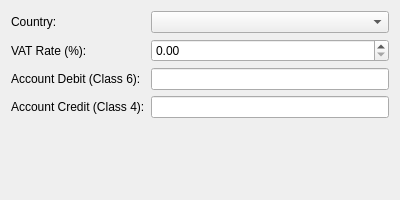
<?xml version="1.0" encoding="UTF-8"?>
<ui version="4.0">
 <class>DialogAddPurchaseAccount</class>
 <widget class="QDialog" name="DialogAddPurchaseAccount">
  <property name="geometry">
   <rect>
    <x>0</x>
    <y>0</y>
    <width>400</width>
    <height>200</height>
   </rect>
  </property>
  <property name="windowTitle">
   <string>Add Purchase Account</string>
  </property>
  <layout class="QVBoxLayout" name="verticalLayout">
   <item>
    <layout class="QFormLayout" name="formLayout">
     <item row="0" column="0">
      <widget class="QLabel" name="labelCountry">
       <property name="text">
        <string>Country:</string>
       </property>
      </widget>
     </item>
     <item row="0" column="1">
      <widget class="QComboBox" name="comboCountry"/>
     </item>
     <item row="1" column="0">
      <widget class="QLabel" name="labelVatRate">
       <property name="text">
        <string>VAT Rate (%):</string>
       </property>
      </widget>
     </item>
     <item row="1" column="1">
      <widget class="QDoubleSpinBox" name="spinVatRate">
       <property name="decimals">
        <number>2</number>
       </property>
       <property name="maximum">
        <double>100.000000000000000</double>
       </property>
      </widget>
     </item>
     <item row="2" column="0">
      <widget class="QLabel" name="labelAccountDebit6">
       <property name="text">
        <string>Account Debit (Class 6):</string>
       </property>
      </widget>
     </item>
     <item row="2" column="1">
      <widget class="QLineEdit" name="editAccountDebit6"/>
     </item>
     <item row="3" column="0">
      <widget class="QLabel" name="labelAccountCredit4">
       <property name="text">
        <string>Account Credit (Class 4):</string>
       </property>
      </widget>
     </item>
     <item row="3" column="1">
      <widget class="QLineEdit" name="editAccountCredit4"/>
     </item>
    </layout>
   </item>
  </layout>
 </widget>
 <resources/>
 <connections>
  <connection>
   <sender>buttonBox</sender>
   <signal>accepted()</signal>
   <receiver>DialogAddPurchaseAccount</receiver>
   <slot>accept()</slot>
   <hints>
    <hint type="sourcelabel">
     <x>248</x>
     <y>254</y>
    </hint>
    <hint type="destinationlabel">
     <x>157</x>
     <y>274</y>
    </hint>
   </hints>
  </connection>
  <connection>
   <sender>buttonBox</sender>
   <signal>rejected()</signal>
   <receiver>DialogAddPurchaseAccount</receiver>
   <slot>reject()</slot>
   <hints>
    <hint type="sourcelabel">
     <x>316</x>
     <y>260</y>
    </hint>
    <hint type="destinationlabel">
     <x>286</x>
     <y>274</y>
    </hint>
   </hints>
  </connection>
 </connections>
</ui>
